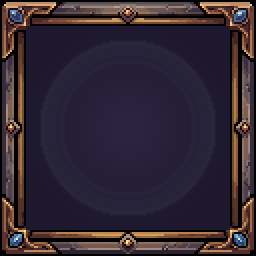
#> input picture Tools/skill_frame.png, 128 x 128 px, given in place of boss-pirata.jpg, which was not available (shown 2 times larger)
$ python extract_boss_pirata.py
#> lines starting #> are read from the running program, lines starting #| are printed output that depends on the picture; after the words box and inside, x2 and y2 are one past the last pixel; in counts of white or black regions, pixels touching at a corner belong together; pictures that were not available may be replaced by others from this repository, and a replacement may not be noted
### Tools/extract_pixelart.py
"""Extrai pixel art em resolução nativa de uma captura ampliada.

Resolve o problema de receber a arte como JPEG gigante com fundo xadrez: descobre
o tamanho real do pixel, reamostra, transforma o xadrez em transparência, separa
os sprites e limpa o ruído de compressão do JPEG.

Uso:
    python3 Tools/extract_pixelart.py imagens/Arvores.jpeg Assets/Art/Sprites/Environment arvore
    python3 Tools/extract_pixelart.py imagens/Cavaleiro.jpeg Assets/Art/Sprites/Characters cavaleiro --single
    python3 Tools/extract_pixelart.py imagens/planta-casa.jpeg Assets/Resources/Items planta_casa --single --sem-ruido
    python3 Tools/extract_pixelart.py imagens/botao-dev.png Assets/Resources/UI/Kit botao_dev --single --sem-ruido --grid 88
    python3 Tools/extract_pixelart.py imagens/pedra-madeira.jpeg <pasta> mat --sem-ruido   (mat_01 = pedra, mat_02 = madeira)
    python3 Tools/extract_pixelart.py imagens/corda.jpeg Assets/Resources/Items corda --single --sem-ruido

--sem-ruido descarta grupinhos soltos de pixels que o JPEG deixa no meio do fundo
(sem isso eles esticam o recorte até a borda da imagem).
"""
import sys
import os
import numpy as np
from PIL import Image


# [45 lines left out: function detect_pitch, not called in this run]


def resample(a, gw):
#> called with gw = 512
    H, W, _ = a.shape
#> H = 128; W = 128
    pitch = W / gw
#> pitch = 0.25
    gh = int(round(H / pitch))
#> gh = 512
    out = np.zeros((gh, gw, 3), int)
    for gy in range(gh):
        for gx in range(gw):
            cx, cy = (gx + 0.5) * pitch, (gy + 0.5) * pitch
            x0, x1 = int(cx - pitch * 0.3), int(cx + pitch * 0.3)
            y0, y1 = int(cy - pitch * 0.3), int(cy + pitch * 0.3)
            blk = a[max(0, y0):min(H, y1 + 1), max(0, x0):min(W, x1 + 1)].reshape(-1, 3)
            out[gy, gx] = np.median(blk, axis=0).astype(int)
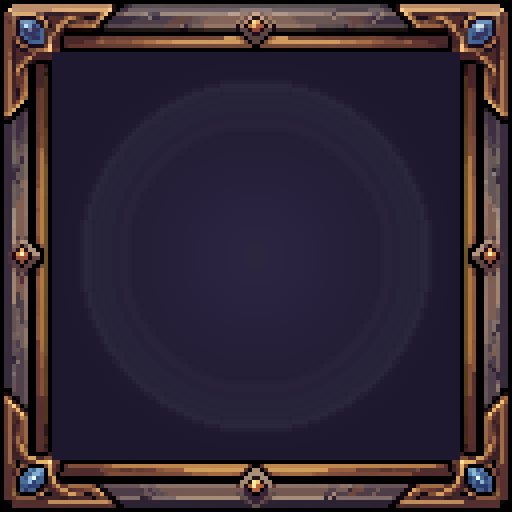
#> out: shape (512, 512, 3) int64; mean R, G, B 50.4, 39.2, 51.2
    return out


def background_mask(grid):
    """Detecta o xadrez de transparência pelas cores reais da imagem.

    Faixa de brilho fixa não serve: cada editor desenha o xadrez num cinza diferente.
    Como ele cobre a maior parte da folha, os dois cinzas neutros mais frequentes são
    justamente os quadrados do xadrez.
    """
    r, g, b = grid[:, :, 0], grid[:, :, 1], grid[:, :, 2]
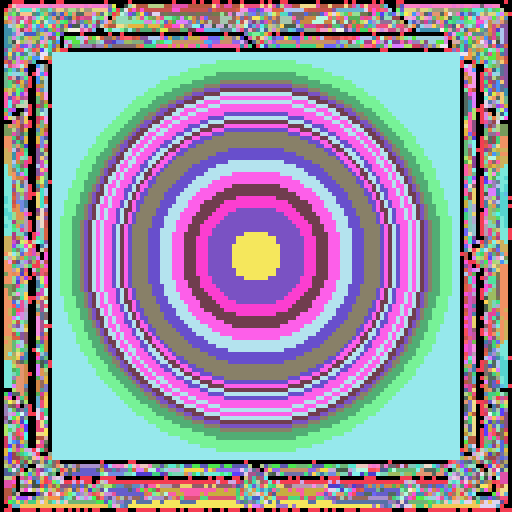
#> r: shape (512, 512) int64; 241 distinct labels, from 0 to 255; one colour per label, 0 black
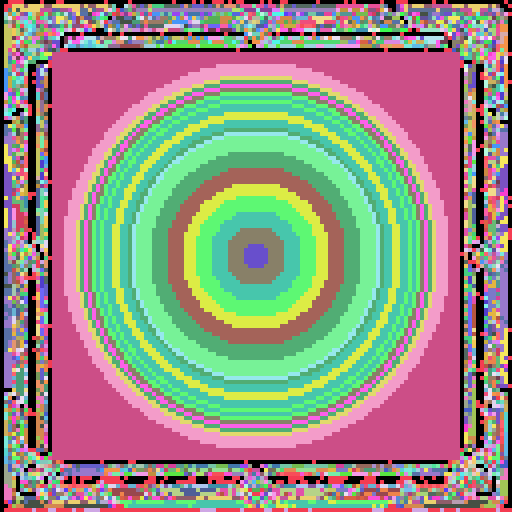
#> g: shape (512, 512) int64; 205 distinct labels, from 0 to 254; one colour per label, 0 black
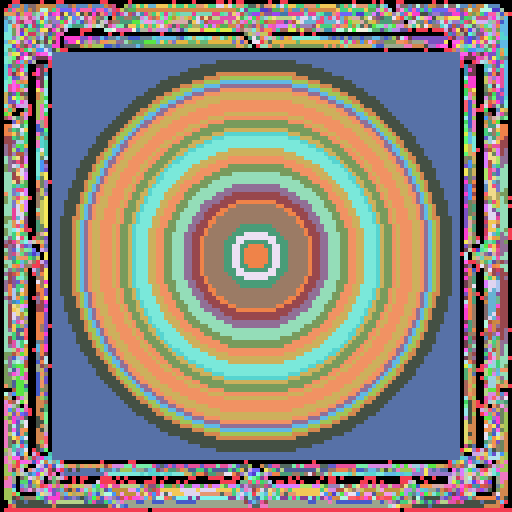
#> b: shape (512, 512) int64; 184 distinct labels, from 0 to 250; one colour per label, 0 black
    neutral = (abs(r - g) < 10) & (abs(g - b) < 10) & (abs(r - b) < 10)
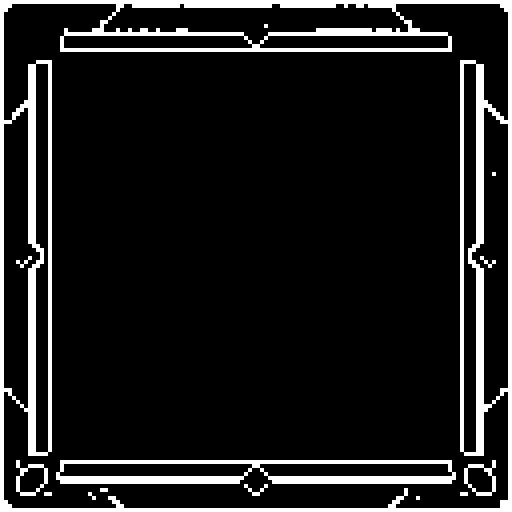
#> neutral: shape (512, 512) bool; 11.2% white; 14 white regions (3 under 20 px), largest, box (x1, y1, x2, y2) and area: (0, 0, 512, 512) 23568, (56, 460, 456, 484) 4704, (16, 460, 48, 496) 368
    if neutral.sum() < 20:
        return np.zeros(grid.shape[:2], bool)

    vals, counts = np.unique(grid[neutral].reshape(-1, 3), axis=0, return_counts=True)
#> vals = 142 rows, first 8: [0, 0, 0], [0, 0, 1], [0, 1, 0], [0, 1, 1], [0, 2, 1], [1, 0, 0], [1, 0, 1], [1, 0, 2]; counts = 142 values, max 18656 at index 0, min 16 at index 7, mean 207.1

    # Os dois tons precisam ser distantes entre si: o ruído do JPEG cria vários
    # vizinhos quase idênticos do mesmo cinza, e pegar os dois mais frequentes
    # devolveria o mesmo quadrado duas vezes, deixando metade do xadrez de fora.
    tones = []
    for i in np.argsort(-counts):
        c = vals[i]
        if all(np.abs(c - t).sum() > 40 for t in tones):
            tones.append(c)
        if len(tones) == 2:
            break
#> this loop made 12 passes
#> (i, c) on passes 2, 3, 5, 6, 7, 8, 9, 10, 11, 12: (9, [1, 1, 1]), (5, [1, 0, 0]), (8, [1, 1, 0]), (12, [1, 2, 1]), (2, [0, 1, 0]), (4, [0, 2, 1]), (19, [2, 2, 2]), (15, [2, 1, 1]), (29, [3, 3, 3]), (130, [87, 79, 82])
#> after the loop, tones = [[0, 0, 0], [87, 79, 82]]

    if len(tones) < 2:
        return np.zeros(grid.shape[:2], bool)

    # O JPEG borra a fronteira entre quadrados claro e escuro, criando cinzas
    # intermediários que não batem com nenhum dos dois tons. Aceita toda a faixa
    # entre eles — e depois preenche a partir das bordas, porque o xadrez é
    # conectado e encosta nos limites da imagem, enquanto a arte fica ilhada no
    # meio. Sem isso, cinzas legítimos da arte (pedras, metal) seriam apagados.
    lo = min(t.min() for t in tones) - 10
#> lo = -10
    hi = max(t.max() for t in tones) + 10
#> hi = 97
    cand = neutral & (grid.mean(2) >= lo) & (grid.mean(2) <= hi)

    H, W = cand.shape
#> H = 512; W = 512
    bg = np.zeros((H, W), bool)
    stack = []
    for x in range(W):
        for y in (0, H - 1):
            if cand[y, x] and not bg[y, x]:
                bg[y, x] = True
                stack.append((y, x))
#> bg: shape (512, 512) bool; 0.39% white in thin lines or dots
    for y in range(H):
        for x in (0, W - 1):
            if cand[y, x] and not bg[y, x]:
                bg[y, x] = True
                stack.append((y, x))
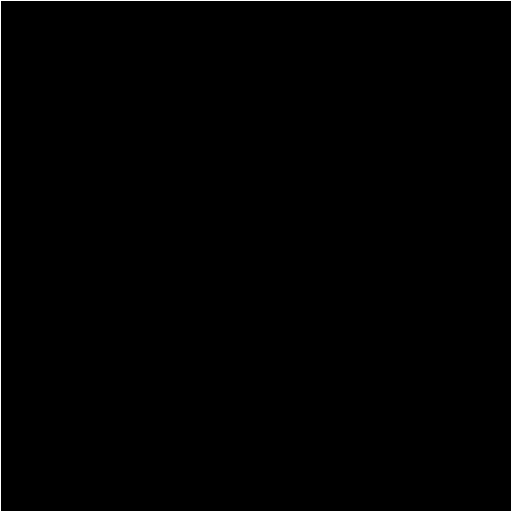
#> bg: shape (512, 512) bool; 0.78% white in thin lines or dots

    while stack:
        cy, cx = stack.pop()
        for dy, dx in ((1, 0), (-1, 0), (0, 1), (0, -1)):
            ny, nx = cy + dy, cx + dx
            if 0 <= ny < H and 0 <= nx < W and cand[ny, nx] and not bg[ny, nx]:
                bg[ny, nx] = True
                stack.append((ny, nx))
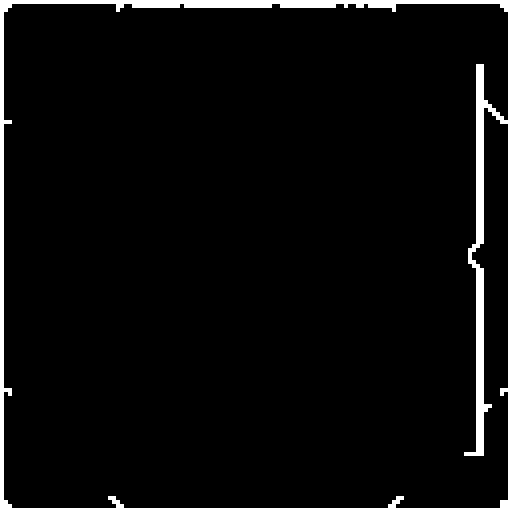
#> bg: shape (512, 512) bool; 5% white; 1 white region, box (x1, y1, x2, y2) and area: (0, 0, 512, 512) 13024
#> after the loop, stack = []
    return bg


def drop_specks(fg, min_size=12):
    """Tira grupos de pixels conectados menores que min_size (ruído do JPEG no fundo)."""
#> called with min_size = 12
    H, W = fg.shape
#> H = 512; W = 512
    seen = np.zeros_like(fg)
    out = fg.copy()
    for y, x in zip(*np.where(fg)):
        if seen[y, x]:
            continue
        comp, stack = [], [(y, x)]
        seen[y, x] = True
        while stack:
            cy, cx = stack.pop()
            comp.append((cy, cx))
            for dy in (-1, 0, 1):
                for dx in (-1, 0, 1):
                    ny, nx = cy + dy, cx + dx
                    if 0 <= ny < H and 0 <= nx < W and fg[ny, nx] and not seen[ny, nx]:
                        seen[ny, nx] = True
                        stack.append((ny, nx))
        if len(comp) < min_size:
            for cy, cx in comp:
                out[cy, cx] = False
#> this loop made 249120 passes
    return out


# [88 lines left out: functions split_columns, quantize, main, not called in this run]


# [2 lines that do not run on import are left out]

### Tools/extract_boss_pirata.py
"""Separa cada quadro de ação do boss pirata (Drake) da folha imagens/boss-pirata.jpg.

A folha tem 3 linhas x 5 colunas, fundo xadrez:
  linha 1: frente, esquerda, costas-direita, costas-esquerda, costas   (direções)
  linha 2: parado, golpe 1, golpe 2, tiro p/ direita, tiro p/ esquerda
  linha 3: dor 1 (chapéu voando), dor 2 (ajoelhado), morte 1, morte 2, morte 3

Cada quadro sai num quadro de tamanho único, com os pés no mesmo ponto (centro da
coluna, base da linha), para a animação não pular. Saída: Assets/Art/Sprites/Monsters/MVP/Resources/Drake/.

Uso: python Tools/extract_boss_pirata.py   (na raiz do projeto)
"""
import os
import sys

import numpy as np
from PIL import Image

sys.path.insert(0, os.path.dirname(__file__))
from extract_pixelart import resample, background_mask, drop_specks, quantize  # noqa: E402

SRC = "imagens/boss-pirata.jpg"
OUT = "Assets/Art/Sprites/Monsters/MVP/Resources/Drake"
GRID = 512          # a arte tem pixel de 2 px na imagem de 1024
COLS = 5
NAMES = [
    ["frente", "esquerda", "costas_direita", "costas_esquerda", "costas"],
    ["parado", "golpe_1", "golpe_2", "tiro_direita", "tiro_esquerda"],
    ["dor_1", "dor_2", "morte_1", "morte_2", "morte_3"],
]


def components(fg):
    """Grupos de pixels ligados (8 vizinhos): lista de (ys, xs)."""
    H, W = fg.shape
    seen = np.zeros_like(fg)
    out = []
    for y, x in zip(*np.where(fg)):
        if seen[y, x]:
            continue
        ys, xs, stack = [], [], [(y, x)]
        seen[y, x] = True
        while stack:
            cy, cx = stack.pop()
            ys.append(cy)
            xs.append(cx)
            for dy in (-1, 0, 1):
                for dx in (-1, 0, 1):
                    ny, nx = cy + dy, cx + dx
                    if 0 <= ny < H and 0 <= nx < W and fg[ny, nx] and not seen[ny, nx]:
                        seen[ny, nx] = True
                        stack.append((ny, nx))
        out.append((np.array(ys), np.array(xs)))
    return out


def row_bands(fg, min_gap=3):
    """Faixas de linhas com desenho, separadas por linhas vazias."""
    filled = fg.any(1)
    bands, start, gap = [], None, 0
    for y, f in enumerate(filled):
        if f:
            if start is None:
                start = y
            gap = 0
        elif start is not None:
            gap += 1
            if gap >= min_gap:
                bands.append((start, y - gap))
                start, gap = None, 0
    if start is not None:
        bands.append((start, len(filled) - 1))
    return [b for b in bands if b[1] - b[0] > 20]


def main():
    a = np.array(Image.open(SRC).convert("RGB")).astype(float)
    grid = resample(a, GRID)
    fg = drop_specks(~background_mask(grid))
    H, W = fg.shape
#> H = 512; W = 512
    cell_w = W / COLS
#> cell_w = 102.4

    bands = row_bands(fg)
#> the loop in row_bands, `for y, f in enumerate(filled):` made 512 passes
#> (f, start) on pass 5: (True, 4)
#> f on passes 1, 2, 3, 4, 6, 7: False, False, False, False, True, True
#> after the loop in row_bands, `for y, f in enumerate(filled):`: bands = [(4, 507)]
#> bands = [(4, 507)]
    print(f"linhas encontradas: {len(bands)} {bands}")
#| linhas encontradas: 1 [(4, 507)]
#> (the run stopped early here; a loop or call above may not have finished)

$ run again, on Tools/fontes/equipamento_janela.png
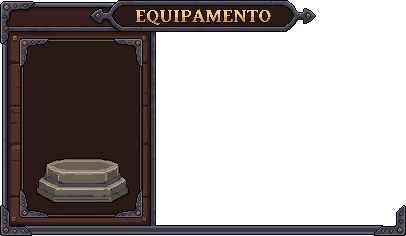
#> input picture Tools/fontes/equipamento_janela.png, 406 x 236 px, given in place of boss-pirata.jpg, which was not available
#> in background_mask, `neutral = (abs(r - g) < 10) & (abs(g - b) < 10) & (abs(r - b) < 10)`:
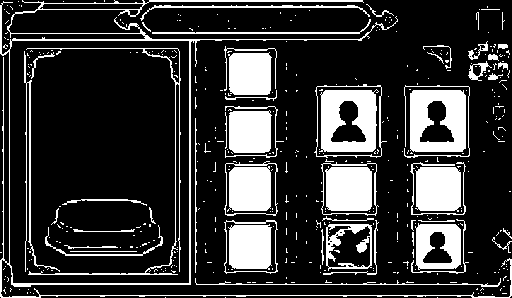
#> neutral: shape (298, 512) bool; 20.5% white; 448 white regions (392 under 20 px), largest, box (x1, y1, x2, y2) and area: (0, 0, 512, 298) 4053, (410, 90, 466, 152) 2627, (319, 89, 379, 152) 2574
#> vals = 203 rows, first 8: [7, 5, 9], [12, 10, 11], [12, 11, 15], [12, 11, 17], [16, 10, 9], [16, 10, 11], [18, 18, 26], [19, 15, 15]; counts = 203 values, max 14797 at index 20, min 1 at index 1, mean 154.4
#> the loop in background_mask, `for i in np.argsort(-counts):` made 2 passes
#> (i, c) on passes 1 to 2: (20, [32, 25, 32]), (0, [7, 5, 9])
#> after the loop in background_mask, `for i in np.argsort(-counts):`: tones = [[32, 25, 32], [7, 5, 9]]
#> lo = -5
#> hi = 42
#> cand: shape (298, 512) bool; 17% white; 204 white regions (145 under 20 px), largest, box (x1, y1, x2, y2) and area: (410, 90, 466, 152) 2533, (321, 90, 376, 152) 2476, (2, 20, 398, 286) 1956
#> after the loop in background_mask, `while stack:`:
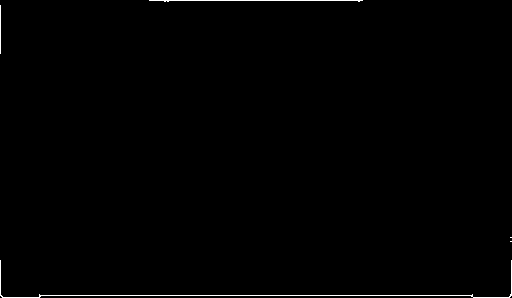
#> bg: shape (298, 512) bool; 0.57% white in thin lines or dots
#> the loop in drop_specks, `for y, x in zip(*np.where(fg)):` made 151709 passes
#> the loop in row_bands, `for y, f in enumerate(filled):` made 298 passes
#> start on pass 1: 0
#> after the loop in row_bands, `for y, f in enumerate(filled):`: bands = []; start = 0
#> in main, `bands = row_bands(fg)`: bands = [(0, 297)]
#| linhas encontradas: 1 [(0, 297)]
